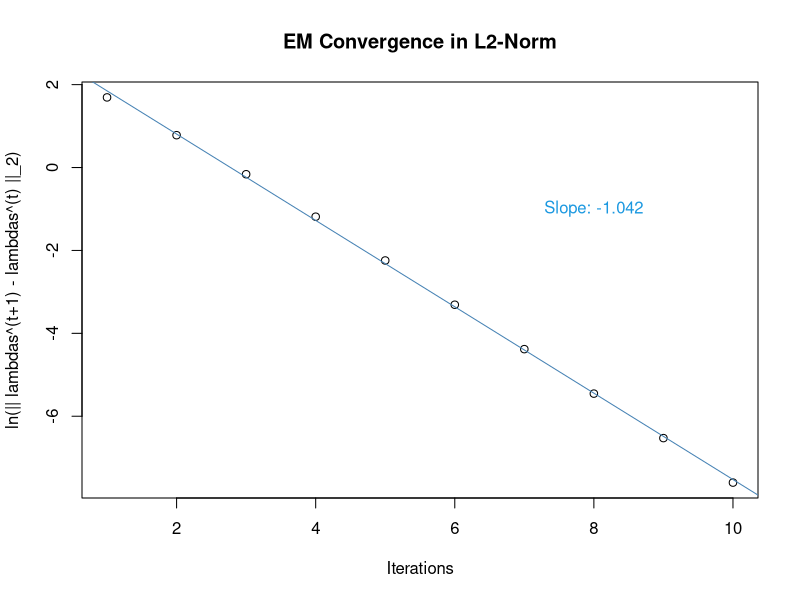
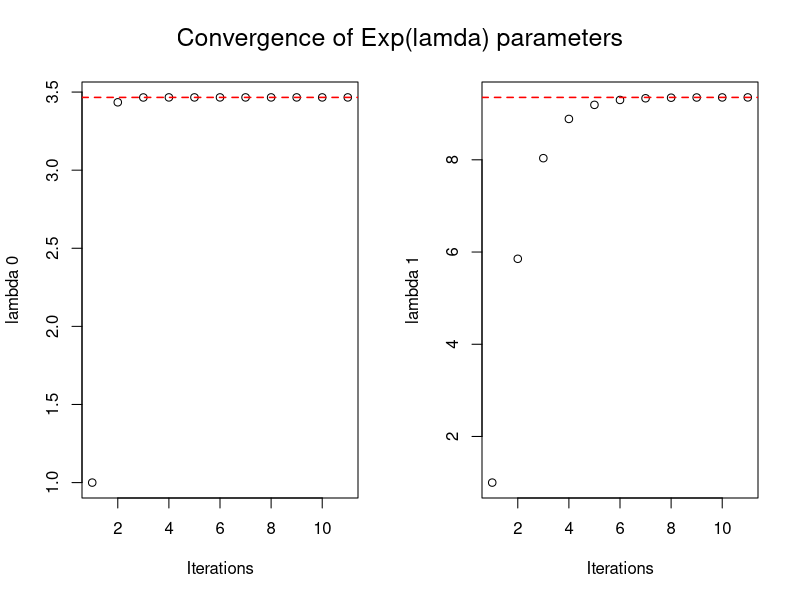
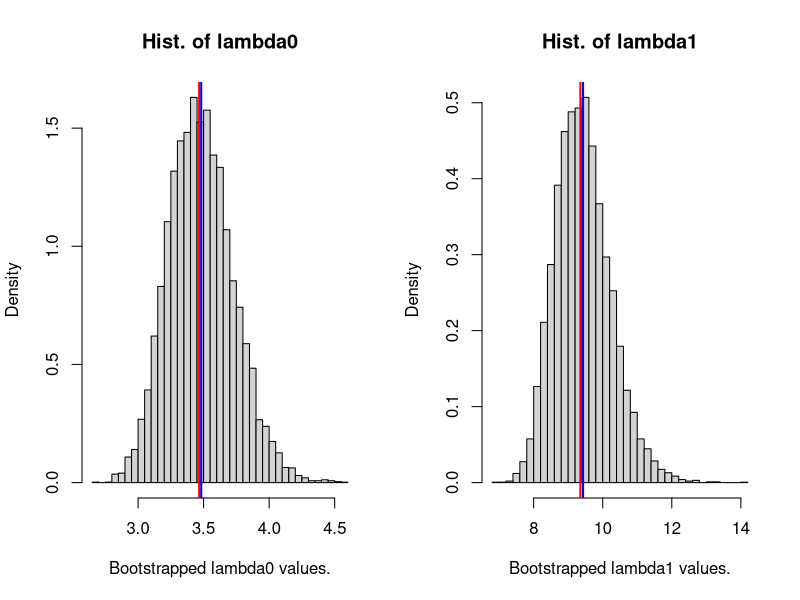

The R script that drew these images, in order:

read.data = function() {
  z = read.table("ex3-additional-files/z.txt", 
               header=F, col.names=c('z'))
  u = read.table("ex3-additional-files/u.txt", 
               header=F, col.names=c('u'))

  observed = list(unlist(z), unlist(u))
  names(observed) = c("z", "u")
  return (observed)
}

EM.step = function(lambdas, z, u, c0, c1) {
  # Update the estimates for the parameters
  # lam.0.t and lam.1.t:
  n = length(z)
  
  lam0 = lambdas[1]
  kappa0 = sum((1 - u)*(1/lam0 - z/(exp(lam0*z) - 1)))
  
  lam1 = lambdas[2]
  kappa1 = sum(u*(1/lam1 - z/(exp(lam1*z) - 1)))
  
  lambdas.next = n/c(c0 + kappa0, c1 + kappa1)
  return(lambdas.next)
}

l2.norm = function(x) sqrt(sum(x^2))

EM.optimization = function(lambdas, z, u, rtol=1.0e-5, atol=1.0e-3, 
                           store.iterates=F) {
  # lambdas = c(lam.0, lam.1)
  if (length(lambdas) != 2) {
    stop("length(lambdas) must equal 2.")
  }
  # Use a relative tolerance, forward error stopping criterion.
  # When:
  #  ||lambdas_(t+1) - lambdas_(t)||/||lambdas_(t) - lambdas_(t-1)|| > (1-eps),
  # we say we have converged.
  # Or, converged when:
  #   ||lambdas_(t+1) - lambdas_(t)|| < eps.
  
  c0 = sum(u*z)
  c1 = sum(z) - c0
  
  iterate = function(lambdas) EM.step(lambdas, z, u, c0, c1)
  
  lambdas.prev = lambdas
  lambdas.next = iterate(lambdas)
  
  l2.difference = l2.norm(lambdas.next - lambdas.prev)
  
  # Add storage of the lambda values:
  if (store.iterates){
    stored.lambdas = cbind(lambdas.prev, lambdas.next)
    stored.l2.diffs = c(l2.difference)
  } 
  
  while (l2.difference > atol) {
    lambdas.prev = lambdas.next
    lambdas.next = iterate(lambdas.next)
    l2.difference = l2.norm(lambdas.next - lambdas.prev)

    if (store.iterates) {
      stored.lambdas = cbind(stored.lambdas, lambdas.next)
      stored.l2.diffs = c(stored.l2.diffs, l2.difference)
    }
  }

  if (store.iterates){
    return (list(lambdas=lambdas.next, iterates=stored.lambdas, 
                 l2.diffs=stored.l2.diffs))  
  } else {
    return (lambdas.next)
  }
}


lambdas.bootstrap = function(B, z, u) {
  # Sample indices with resampling from the length
  # of z.
  n = length(z)
  indices = sample(1:n, B*n, replace=T)
  
  # Sample bootstrap samples in columns:
  z.boot = matrix(z[indices], nrow=n, ncol=B)
  u.boot = matrix(u[indices], nrow=n, ncol=B)
  
  # Estimate the lambdas (lam0, lam1) B times: 
  # Store them in one column each.
  lambdas.boot = matrix(NA, nrow=B, ncol=2)

  init_lambdas = c(1.0, 1.0)
  for (i in 1:B) {
    lambdas_i = EM.optimization(init_lambdas, z.boot[ , i], u.boot[ , i])
    lambdas.boot[i, ] = lambdas_i
  }
  
  return (lambdas.boot)
}


lambdas.log.likelihood = function(lambdas, z, c0) {
  # c0 = sum(u).
  n = length(z)
  lam0 = lambdas[1]; lam1 = lambdas[2]
  log.lam0 = log(lam0); log.lam1 = log(lam1)

  log.u = -n*(log(lam0 + lam1) - log.lam0) +
          (log.lam1 - log.lam0)*c0
  
  exp.lam0 = exp(-lam0*z); exp.lam1 = exp(-lam1*z)
  log.z = sum(
    log(
          lam0*exp.lam0*(1 - exp.lam1) +
          lam1*exp.lam1*(1 - exp.lam0)
        )
    )
  
  log.likelihood = log.u + log.z
  return (log.likelihood)
}


C1.main = function() {
  cat(paste("\nProblem C.1:\n"))
  observed = read.data()
  z = observed$z; u = observed$u
  
  # Initial guess:
  init.lambdas = c(1.0, 1.0)
  ml.lambdas = EM.optimization(init.lambdas, z, u, store.iterates = T)
  
  lambdas = ml.lambdas$lambdas
  cat(paste("The EM-algorithm converged on the values:",
    "\nlambda0: ", format(lambdas[1], digits=5), 
    ", lambda1: ", format(lambdas[2], digits=5), 
    "\n\n", sep="")
      )
  num.iterates = length(ml.lambdas$iterates[1, ])
  
  # Plot L2-norm difference per iteration, on log-scale:
  par(mfrow = c(1, 1))
  l2.diffs = ml.lambdas$l2.diffs
  l2.conv.df = data.frame(x=1:(num.iterates-1), y=l2.diffs)
  l2.conv.lm = lm(log(y, base=exp(1)) ~ x, data=l2.conv.df)
  conv.slope = coef(l2.conv.lm)[["x"]]

  plot(l2.conv.df$x, log(l2.diffs, base=exp(1)), 
       main="EM Convergence in L2-Norm", xlab="Iterations",
       ylab="ln(|| lambdas^(t+1) - lambdas^(t) ||_2)")
  abline(l2.conv.lm, col="steelblue")
  text(x = 8, y = -1,                # Text with different color & size
       paste("Slope:", format(conv.slope, digits=4)),
       col = "#1b98e0"
       )

  # Convergence of each parameter:
  par(mfrow = c(1, 2))
  plot(ml.lambdas$iterates[1, ], ylab="lambda 0",  # ylim=c(0.8, 4.0), 
       xlab="Iterations", xlim=c(1, num.iterates))
  abline(h=lambdas[1],  
         col = "red",            # Modify color
         lty = "dashed",         # Modify line type
         lwd = 1.5)   
  
  plot(ml.lambdas$iterates[2, ], ylab="lambda 1", # ylim=c(0.8, 10.0), 
       xlab="Iterations", xlim=c(1, num.iterates))
  abline(h=lambdas[2],  
         col = "red",            # Modify color
         lty = "dashed",         # Modify line type
         lwd = 1.5)
  mtext("Convergence of Exp(lamda) parameters", outer=T,  cex=1.5, line=-2.5)
  par(mfrow = c(1, 1))
}


C2.main = function() {
  cat(paste("\nProblem C.2:\n"))
  
  observed = read.data()
  z = observed$z; u = observed$u
  lambdas.full = EM.optimization(c(1.0, 1.0), z, u)
  
  B = 1.0e4L
  lambdas.boot = lambdas.bootstrap(B, z, u)
  lam0.boot = mean(lambdas.boot[ , 1])
  lam1.boot = mean(lambdas.boot[ , 2])
  
  bias0 = lam0.boot - lambdas.full[1]
  bias1 = lam1.boot - lambdas.full[2]

  par(mfrow = c(1, 2))
  hist(lambdas.boot[ , 1], probability = T, main="Hist. of lambda0",
       xlab="Bootstrapped lambda0 values.", breaks=50)
  abline(v=lambdas.full[1],  
         col = "red",            # Modify color
         # lty = "dashed",         # Modify line type
         lwd = 2.0)
  abline(v=lam0.boot,  
         col = "blue",          # Modify color
         # lty = "dashed",         # Modify line type
         lwd = 2.0)
  cat(paste("The estimated bias of the lambda0 estimate is: ",
            format(bias0, digits=6), "\n", sep=""))
  
  hist(lambdas.boot[ , 2], probability = T, main="Hist. of lambda1",
       xlab="Bootstrapped lambda1 values.", breaks=50)
  abline(v=lambdas.full[2],  
         col = "red",            # Modify color
         # lty = "dashed",         # Modify line type
         lwd = 2.0)
  abline(v=lam1.boot,  
         col = "blue",          # Modify color
         # lty = "dashed",         # Modify line type
         lwd = 2.0)
  cat(paste("The estimated bias of the lambda0 estimate is: ",
            format(bias1, digits=6), "\n", sep=""))
  par(mfrow = c(1, 1))
  
  lambda.estimates.correlation = cor(lambdas.boot[ , 1], lambdas.boot[ , 2])
  lambdas.est.covar = cov(lambdas.boot)

  cat(paste("\nThe correlation between lambda0 and lambda1 from ", B, 
            " bootstrap samples, is:\n\t", 
            format(lambda.estimates.correlation, digits=6), "\n", sep=""))
  cat(paste("The bootstrapp-estimated covariance matrix for",
            " (lambda0, lambda1):\n", sep=""))
  print(lambdas.est.covar)
}

C3.main = function() {
  cat(paste("\nProblem C.3:\n"))
  
  observed = read.data()
  z = observed$z; u = observed$u
  c0 = sum(u)
  
  objective = function(lambdas) {
      lambdas.log.likelihood(lambdas, z, c0)
  }
  init.lambdas = c(2.0, 6.0)
  control = list(fnscale=-1.0)
  optim.res = optim(init.lambdas, objective, method="L-BFGS-B",
                    lower=c(0.01, 0.01), upper=c(100.0, 100.0), 
                    control=control,
                    hessian=T)
  # str(optim.res)
  ml.lambdas = optim.res$par
  lambdas.est.covar = -solve(optim.res$hessian)
  
  cat(paste("The maximum likelihood estimates for (lambda0, lambda1)",
            " are:\n( ", format(ml.lambdas[1], digits=5), 
            ", ", format(ml.lambdas[2],digits=5),
            " )\n", sep=""))
  cat(paste("The 'maximum likelihood'-estimated covariance matrix for",
            " (lambda0, lambda1):\n", sep=""))
  print(lambdas.est.covar)
}

C1.main()
C2.main()
C3.main()